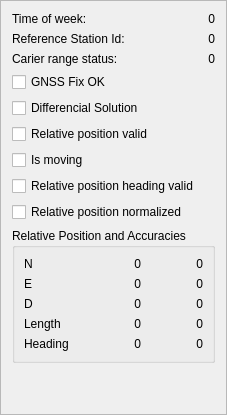
                <widget class="QFrame" name="frameRELPOSNED">
                 <property name="frameShape">
                  <enum>QFrame::StyledPanel</enum>
                 </property>
                 <property name="frameShadow">
                  <enum>QFrame::Raised</enum>
                 </property>
                 <layout class="QVBoxLayout" name="verticalLayout_15">
                  <item>
                   <layout class="QGridLayout" name="gridLayout_10">
                    <item row="1" column="1">
                     <widget class="QLabel" name="labelRELPOSNEDID">
                      <property name="text">
                       <string>0</string>
                      </property>
                      <property name="alignment">
                       <set>Qt::AlignRight|Qt::AlignTrailing|Qt::AlignVCenter</set>
                      </property>
                     </widget>
                    </item>
                    <item row="2" column="1">
                     <widget class="QLabel" name="labelRELPOSNEDStatus">
                      <property name="text">
                       <string>0</string>
                      </property>
                      <property name="alignment">
                       <set>Qt::AlignRight|Qt::AlignTrailing|Qt::AlignVCenter</set>
                      </property>
                     </widget>
                    </item>
                    <item row="0" column="1">
                     <widget class="QLabel" name="labelRELPOSNEDITOW">
                      <property name="text">
                       <string>0</string>
                      </property>
                      <property name="alignment">
                       <set>Qt::AlignRight|Qt::AlignTrailing|Qt::AlignVCenter</set>
                      </property>
                     </widget>
                    </item>
                    <item row="0" column="0">
                     <widget class="QLabel" name="label_59">
                      <property name="text">
                       <string>Time of week: </string>
                      </property>
                     </widget>
                    </item>
                    <item row="1" column="0">
                     <widget class="QLabel" name="label_60">
                      <property name="text">
                       <string>Reference Station Id: </string>
                      </property>
                     </widget>
                    </item>
                    <item row="2" column="0">
                     <widget class="QLabel" name="label_61">
                      <property name="text">
                       <string>Carier range status: </string>
                      </property>
                     </widget>
                    </item>
                   </layout>
                  </item>
                  <item>
                   <widget class="QCheckBox" name="checkRELPOSNEDFIXok">
                    <property name="layoutDirection">
                     <enum>Qt::LeftToRight</enum>
                    </property>
                    <property name="autoFillBackground">
                     <bool>false</bool>
                    </property>
                    <property name="inputMethodHints">
                     <set>Qt::ImhNone</set>
                    </property>
                    <property name="text">
                     <string>GNSS Fix OK</string>
                    </property>
                    <property name="checkable">
                     <bool>false</bool>
                    </property>
                    <property name="tristate">
                     <bool>false</bool>
                    </property>
                   </widget>
                  </item>
                  <item>
                   <widget class="QCheckBox" name="checkRELPOSNEDDifSol">
                    <property name="text">
                     <string>Differencial Solution</string>
                    </property>
                    <property name="checkable">
                     <bool>false</bool>
                    </property>
                   </widget>
                  </item>
                  <item>
                   <widget class="QCheckBox" name="checkRELPOSNEDPosVal">
                    <property name="text">
                     <string>Relative position valid</string>
                    </property>
                    <property name="checkable">
                     <bool>false</bool>
                    </property>
                   </widget>
                  </item>
                  <item>
                   <widget class="QCheckBox" name="checkRELPOSNEDIsMoving">
                    <property name="text">
                     <string>Is moving</string>
                    </property>
                    <property name="checkable">
                     <bool>false</bool>
                    </property>
                   </widget>
                  </item>
                  <item>
                   <widget class="QCheckBox" name="checkRELPOSNEDHeading">
                    <property name="text">
                     <string>Relative position heading valid</string>
                    </property>
                    <property name="checkable">
                     <bool>false</bool>
                    </property>
                   </widget>
                  </item>
                  <item>
                   <widget class="QCheckBox" name="checkRELPOSNEDNorm">
                    <property name="text">
                     <string>Relative position normalized</string>
                    </property>
                    <property name="checkable">
                     <bool>false</bool>
                    </property>
                   </widget>
                  </item>
                  <item>
                   <widget class="QGroupBox" name="groupRELPOSNED">
                    <property name="title">
                     <string>Relative Position and Accuracies</string>
                    </property>
                    <layout class="QVBoxLayout" name="verticalLayout_16">
                     <item>
                      <layout class="QGridLayout" name="gridLayout_3">
                       <item row="0" column="0">
                        <widget class="QLabel" name="label_23">
                         <property name="text">
                          <string>N</string>
                         </property>
                        </widget>
                       </item>
                       <item row="3" column="0">
                        <widget class="QLabel" name="label_26">
                         <property name="text">
                          <string>Length</string>
                         </property>
                        </widget>
                       </item>
                       <item row="1" column="0">
                        <widget class="QLabel" name="label_24">
                         <property name="text">
                          <string>E</string>
                         </property>
                        </widget>
                       </item>
                       <item row="4" column="0">
                        <widget class="QLabel" name="label_21">
                         <property name="text">
                          <string>Heading</string>
                         </property>
                        </widget>
                       </item>
                       <item row="2" column="0">
                        <widget class="QLabel" name="label_25">
                         <property name="text">
                          <string>D</string>
                         </property>
                        </widget>
                       </item>
                       <item row="0" column="1">
                        <widget class="QLabel" name="labelRELPOSNEDN">
                         <property name="text">
                          <string>0</string>
                         </property>
                         <property name="alignment">
                          <set>Qt::AlignRight|Qt::AlignTrailing|Qt::AlignVCenter</set>
                         </property>
                        </widget>
                       </item>
                       <item row="0" column="2">
                        <widget class="QLabel" name="labelRELPOSNEDHPN">
                         <property name="text">
                          <string>0</string>
                         </property>
                         <property name="alignment">
                          <set>Qt::AlignRight|Qt::AlignTrailing|Qt::AlignVCenter</set>
                         </property>
                        </widget>
                       </item>
                       <item row="1" column="1">
                        <widget class="QLabel" name="labelRELPOSNEDE">
                         <property name="text">
                          <string>0</string>
                         </property>
                         <property name="alignment">
                          <set>Qt::AlignRight|Qt::AlignTrailing|Qt::AlignVCenter</set>
                         </property>
                        </widget>
                       </item>
                       <item row="2" column="1">
                        <widget class="QLabel" name="labelRELPOSNEDD">
                         <property name="text">
                          <string>0</string>
                         </property>
                         <property name="alignment">
                          <set>Qt::AlignRight|Qt::AlignTrailing|Qt::AlignVCenter</set>
                         </property>
                        </widget>
                       </item>
                       <item row="3" column="1">
                        <widget class="QLabel" name="labelRELPOSNEDL">
                         <property name="text">
                          <string>0</string>
                         </property>
                         <property name="alignment">
                          <set>Qt::AlignRight|Qt::AlignTrailing|Qt::AlignVCenter</set>
                         </property>
                        </widget>
                       </item>
                       <item row="4" column="1">
                        <widget class="QLabel" name="labelRELPOSNEDH">
                         <property name="text">
                          <string>0</string>
                         </property>
                         <property name="alignment">
                          <set>Qt::AlignRight|Qt::AlignTrailing|Qt::AlignVCenter</set>
                         </property>
                        </widget>
                       </item>
                       <item row="1" column="2">
                        <widget class="QLabel" name="labelRELPOSNEDHPE">
                         <property name="text">
                          <string>0</string>
                         </property>
                         <property name="alignment">
                          <set>Qt::AlignRight|Qt::AlignTrailing|Qt::AlignVCenter</set>
                         </property>
                        </widget>
                       </item>
                       <item row="2" column="2">
                        <widget class="QLabel" name="labelRELPOSNEDHPD">
                         <property name="text">
                          <string>0</string>
                         </property>
                         <property name="alignment">
                          <set>Qt::AlignRight|Qt::AlignTrailing|Qt::AlignVCenter</set>
                         </property>
                        </widget>
                       </item>
                       <item row="3" column="2">
                        <widget class="QLabel" name="labelRELPOSNEDHPL">
                         <property name="text">
                          <string>0</string>
                         </property>
                         <property name="alignment">
                          <set>Qt::AlignRight|Qt::AlignTrailing|Qt::AlignVCenter</set>
                         </property>
                        </widget>
                       </item>
                       <item row="4" column="2">
                        <widget class="QLabel" name="labelRELPOSNEDHPH">
                         <property name="text">
                          <string>0</string>
                         </property>
                         <property name="alignment">
                          <set>Qt::AlignRight|Qt::AlignTrailing|Qt::AlignVCenter</set>
                         </property>
                        </widget>
                       </item>
                      </layout>
                     </item>
                    </layout>
                   </widget>
                  </item>
                  <item>
                   <spacer name="verticalSpacer_6">
                    <property name="orientation">
                     <enum>Qt::Vertical</enum>
                    </property>
                    <property name="sizeHint" stdset="0">
                     <size>
                      <width>20</width>
                      <height>40</height>
                     </size>
                    </property>
                   </spacer>
                  </item>
                 </layout>
                </widget>
